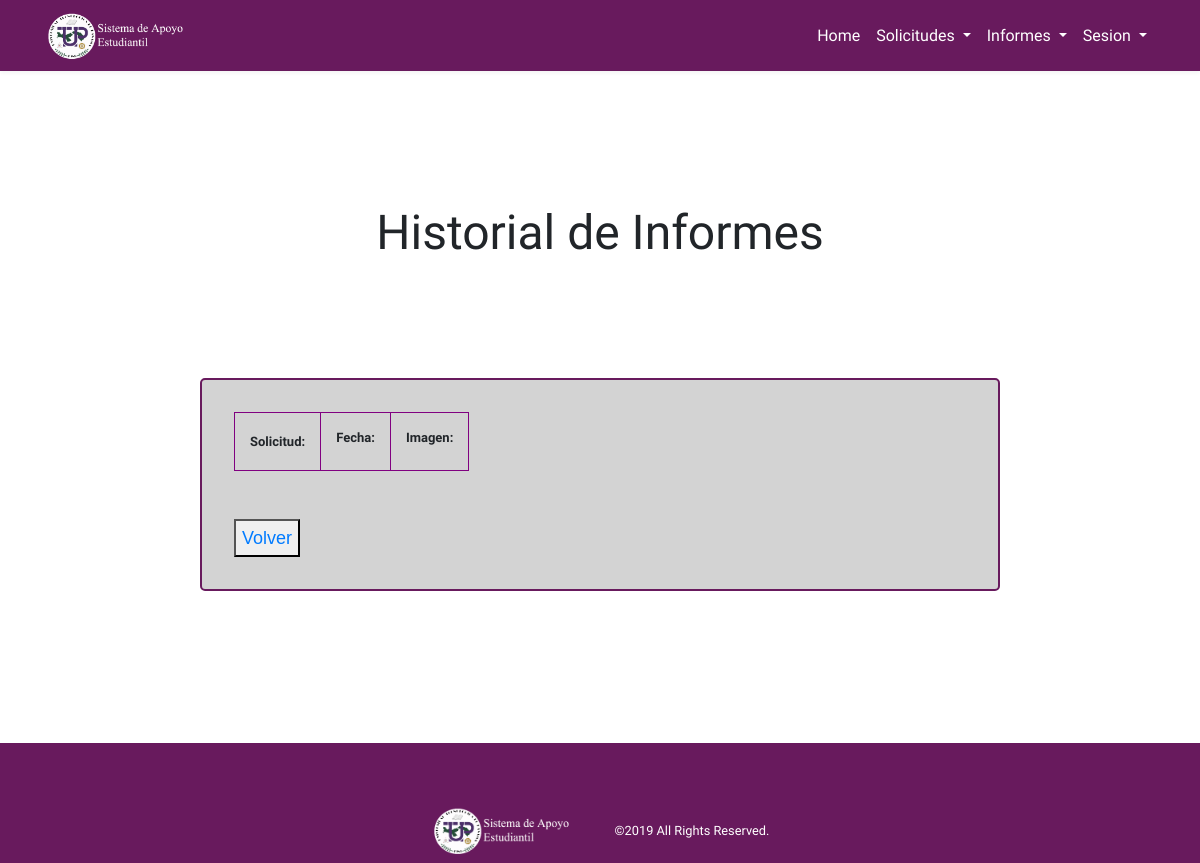
The app's page /estudianteTemplate/contenedor/verHistorialInforme.php (signed in), older data.
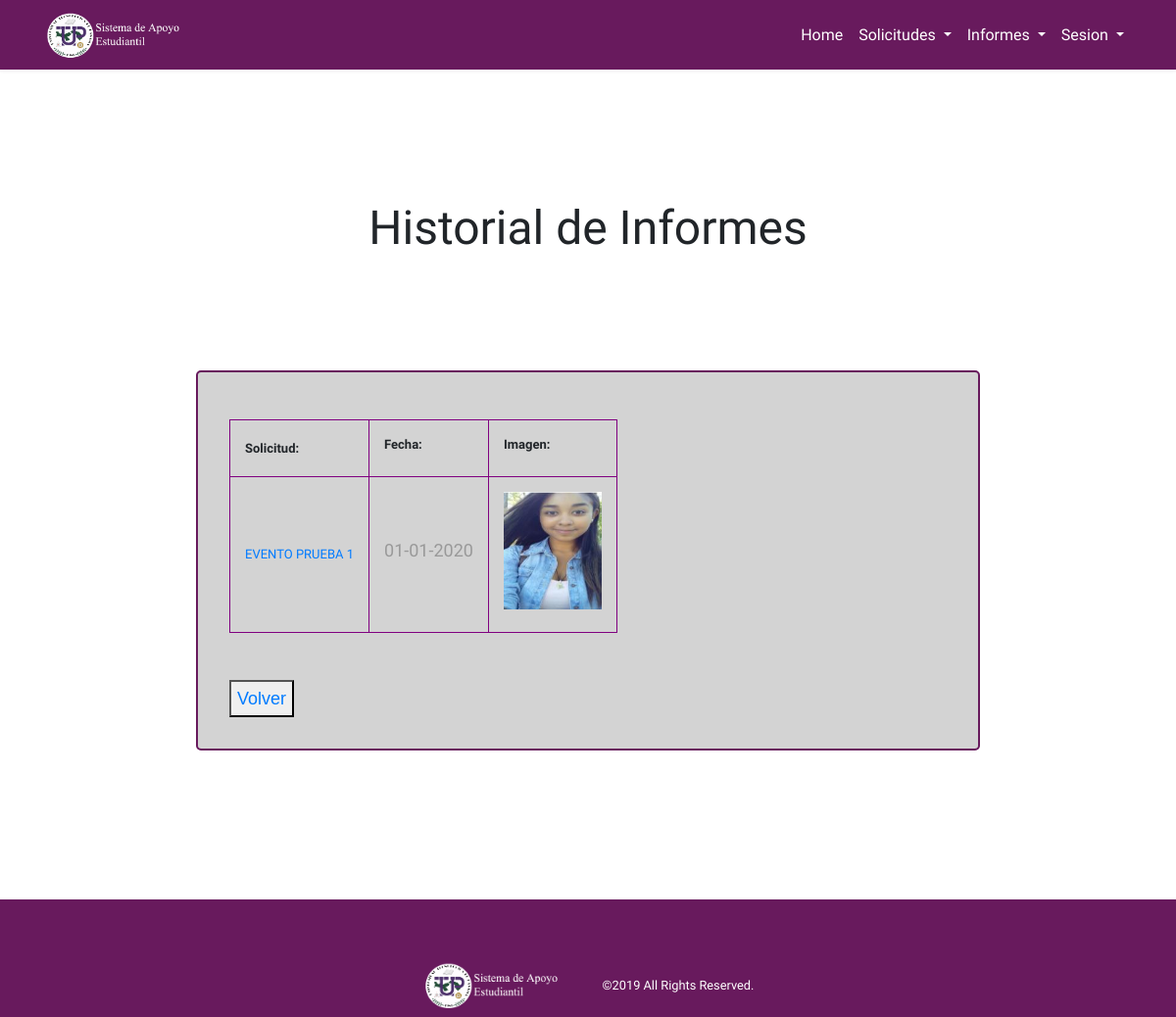
The same page, newer data.
### tables this page shows
CREATE TABLE `informee` (
  `idInforme` int(11) NOT NULL,
  `idSolicitud` int(11) NOT NULL,
  `correo` text NOT NULL,
  `nombreEvento` text NOT NULL,
  `fechaInicial` text NOT NULL,
  `fechaFinal` text NOT NULL,
  `estudiante` text NOT NULL,
  `cedula` varchar(20) NOT NULL,
  `participante` text NOT NULL,
  `resultados` text NOT NULL,
  `conclusiones` text NOT NULL,
  `recomendaciones` text NOT NULL,
  `imagen` text NOT NULL,
  `imagen2` text NOT NULL,
  `imagen3` text NOT NULL
);

### estudianteTemplate/contenedor/verHistorialInforme.php (the view, shortened to what this page needs)
<?php
include ('conexion.php');
$user = $_SESSION['user'];
$cons= mysqli_query($conexion,"SELECT * FROM solicitud WHERE correo = '".$user."' AND informe = '1'  ");
if(mysqli_num_rows($cons)>=1){
    $consulta = mysqli_query($conexion,"SELECT * FROM informee WHERE correo = '".$user."'");
}
?>
<!doctype html>
<html lang="en">
<head>
    <link rel="stylesheet" href="https://maxcdn.bootstrapcdn.com/bootstrap/4.0.0/css/bootstrap.min.css"
>
    <link rel="stylesheet" href="../assets/css/styles.css">
    <link rel="stylesheet" href="../assets/css/formulario.css">
    <link href="https://unpkg.com/ionicons@4.5.5/dist/css/ionicons.min.css" rel="stylesheet">
</head>
<body>
    <nav class="navbar navbar-expand-lg fixed-top">
        <div class="container">
            <img src="../assets/images/logo14.png" class="logo-brand" alt="logo">
            <div class="collapse navbar-collapse" id="navbarSupportedContent">
                <ul class="navbar-nav ml-auto">
                    <li class="nav-item">
                        <a class="nav-link" href="home.php">Home</a>
                    </li>
                    <li class="nav-item dropdown">
                        <a class="nav-link dropdown-toggle" href="#" id="navbarDropdown" role="button" data-toggle="dropdown" aria-haspopup="true" aria-expanded="false">
                          Solicitudes
                        </a>
                </li>
                <li class="nav-item dropdown">
                        <a class="nav-link dropdown-toggle" href="#" id="navbarDropdown" role="button" data-toggle="dropdown" aria-haspopup="true" aria-expanded="false">
                          Informes
                        </a>
                </li>
                <li class="nav-item dropdown">
                    <a class="nav-link dropdown-toggle" href="#" id="navbarDropdown" role="button" data-toggle="dropdown" aria-haspopup="true" aria-expanded="false">
                        Sesion
                    </a>
                </li>
                </ul>
            </div>
        </div>
    </nav>
    <section id="solicitudes">
        <duv class="container">
                <div class="content-center">
                    <h2 class="margintop-lg">Historial de Informes</h2>
                </div>
            </duv>
            <div class="solicitudes">
            <table>
                            <tr>
                                <th> Solicitud:</th>
                                <th><label for="fecha">Fecha: </label></th>
                                <th><label for="imagen">Imagen: </label></th>
                            </tr>
                            <?php while ($bruh = mysqli_fetch_array($consulta)){?>
                            <tr>
                                <ul>
                                    <td>
                                        <a href="verSolPendiente.php"><?php echo $nombreEvento= $bruh['nombreEvento'];?></a>
                                    </td>
                                    <td>
                                        <p><label for="fecha"><?php echo $fechaini = $bruh['fechaInicial']; ?> </label></p>
                                    </td>
                                    <td>
                                        <p><label for="imagen"><?php echo '<img src="'.$bruh['imagen'].'" width="100" heigth="100">';?></label></p>
                                    </td>
                                </ul>
                            </tr>
                            <?php }?>
                        </table>
                        <br>
                        <br>
                        <p class="submit">
                        <button><a class="enlace" href="historialInforme.php">Volver</a></button>
                       </div>
                     </section>
                        <footer class="bgDark">
            <div class="container">
                <img src="assets/images/logo1.png" class="logo-brand" alt="logo">
                <small>©2019 All Rights Reserved.</small>
            </div>
        </footer>
</body>
</html>

Row changes from the older to the newer data that the page shows:
added informee: nombreEvento "EVENTO PRUEBA 1", fechaInicial "01-01-2020", imagen (picture)
